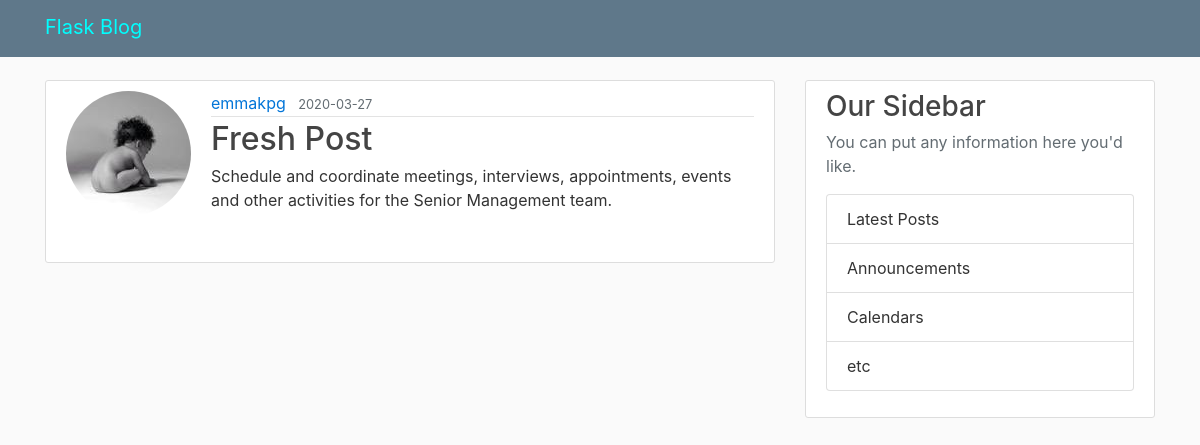
The page /post-4 on the database its author committed.
### flaskblog/models.py (models this page shows, shortened)
class User(db.Model, UserMixin):
    id = db.Column(db.Integer, primary_key=True)
    username = db.Column(db.String(20), unique=True, nullable=False)
    email = db.Column(db.String(120), unique=True, nullable=False)
    image_file = db.Column(db.String(20), nullable=False,default='default.jpg')
    password = db.Column(db.String(60),nullable=False)
    posts = db.relationship('Post',backref='author', lazy=True)

class Post(db.Model):
    id = db.Column(db.Integer, primary_key=True)
    title = db.Column(db.String(100), nullable=False)
    date_posted = db.Column(db.DateTime, nullable=False, default=datetime.utcnow)
    content = db.Column(db.Text, nullable=False)
    user_id = db.Column(db.Integer, db.ForeignKey('user.id'),nullable=False)

### flaskblog/posts/routes.py (the view)
@posts.route('/post-<int:post_id>')
def post(post_id):
    post = Post.query.get_or_404(post_id)
    return render_template('post.html', title=post.title, post=post)

### flaskblog/templates/post.html (shortened to what this page needs)
{% extends "layout.html"%}
{% block content%}
<article class="media content-section">
    <img class="rounded-circle account-img" src="{{url_for('static',filename='profile_pics/'+ post.author.image_file)}}">
      <div class="media-body">
        <div class="article-metadata">
          <a class="mr-2" href="#">{{ post.author.username}}</a>
          <small class="text-muted">{{ post.date_posted.strftime('%Y-%m-%d') }}</small>
        </div>
        <h2 class="article-title">{{ post.title }}</h2>
        <p class="article-content">{{ post.content }}</p>
      </div>
    </article>
{%endblock%}

### flaskblog/static/css/main.css (style rules this page uses)
body { background: #fafafa; color: #333333; margin-top: 5rem; }
h1, h2, h3, h4, h5, h6 { color: #444444; }
.content-section { background: #ffffff; padding: 10px 20px; border: 1px solid #dddddd; border-radius: 3px; margin-bottom: 20px; }
.article-title { color: #444444; }
.article-content { white-space: pre-line; }
.article-metadata { padding-bottom: 1px; margin-bottom: 4px; border-bottom: 1px solid #e3e3e3 }
.account-img { height: 125px; width: 125px; margin-right: 20px; margin-bottom: 16px; }

### rows shown on the page
User: image_file (picture), author.username "emmakpg"
Post: date_posted "2020-03-27", title "Fresh Post", content "Schedule and coordinate meetings, interviews, appointments, events and other activities for the Senior Management team."
